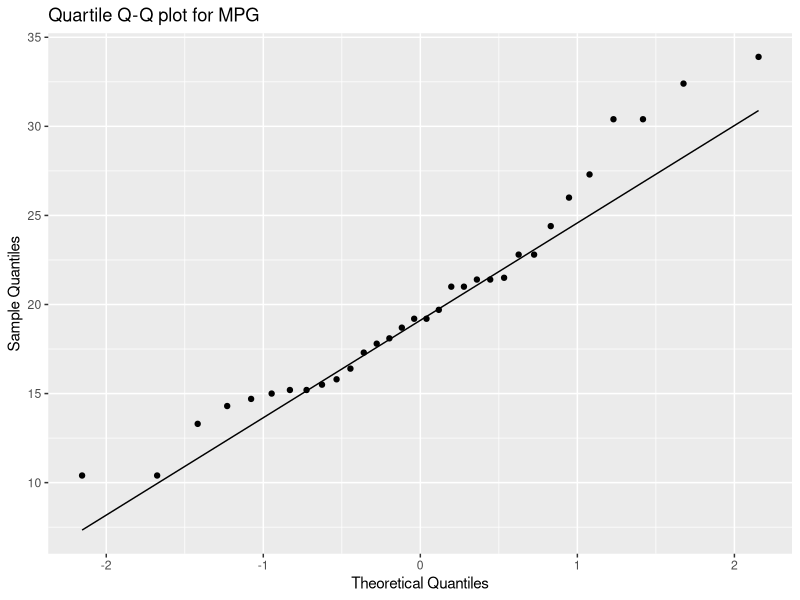

Here is the R script that generated this plot:
library(ggplot2)
data(mtcars)
head(mtcars)
ggplot(mtcars,aes(sample=mtcars$mpg))+
stat_qq()+
stat_qq_line()+
labs(
  title="Quartile Q-Q plot for MPG",
  x="Theoretical Quantiles",
  y="Sample Quantiles"
)
correlation<-cor.test(mtcars$mpg,mtcars$hp)
cat("Correlation bw hp and mpg is:",round(correlation$estimate,2),"\n")
cat("P-value of correlation test is:",round(correlation$p.value,4),"\n")
